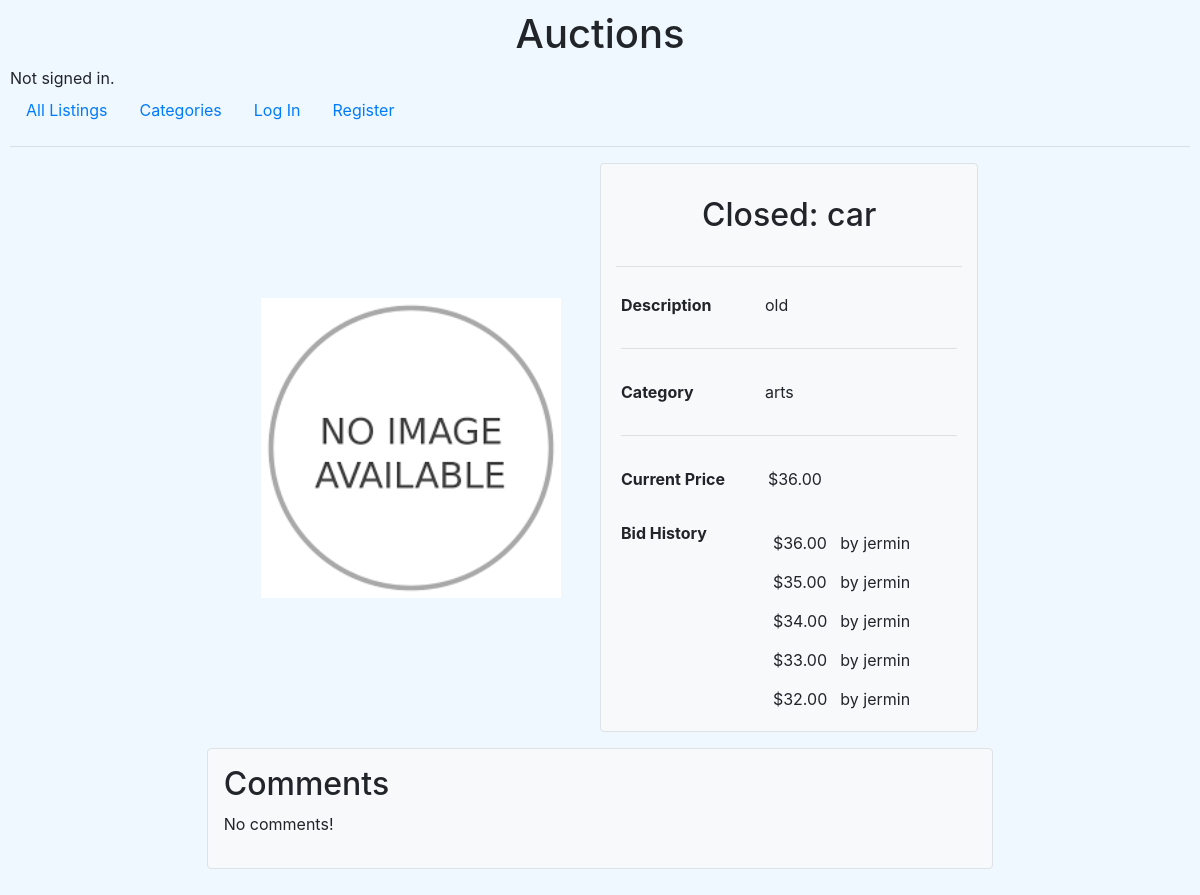
/listing/1, run on the app's committed database.
### auctions/models.py (models this page shows, shortened)
class Listing(models.Model):
    name = models.CharField(max_length=64)
    description = models.CharField(max_length=255)
    start_price = models.IntegerField(default=0)
    image = models.CharField(max_length=255)
    category = models.CharField(max_length=64)
    active = models.BooleanField(default=True)
    owner = models.ForeignKey(User, on_delete=models.CASCADE, related_name="listings")
    winner = models.ForeignKey(User, null=True, blank=True, on_delete=models.CASCADE, related_name="won")
    CATEGORIES = [
        ('arts', 'Arts'),
        ('electronics', 'Electronics'),
        ('farming', 'Farming'),
        ('fashion', 'Fashion'),
        ('home', 'Home'),
        ('sports', 'Sports'),
        ('toys', 'Toys'),
        ]
    category = models.CharField(max_length=64, choices=CATEGORIES)
    def current_price(self):
        if (self.bids.first() != None):
            return self.bids.first().price
        return self.start_price

class Bid(models.Model):
    price = models.IntegerField()
    user = models.ForeignKey(User, on_delete=models.CASCADE, related_name="bids")
    listing = models.ForeignKey(Listing, on_delete=models.CASCADE, related_name="bids")
    class Meta:
        ordering = ['-price']

class User(AbstractUser):
    watchlist = models.ManyToManyField('Listing', blank=True, related_name="watchlists")
    pass

### auctions/views.py (the view)
# urls.py: path("listing/<int:id>", views.listing, name="listing"),
def listing(request, id):
    try:
        listing = Listing.objects.get(id=id)
    except:
        return render(request, "auctions/error.html", {
            "title": "Error 404: Page not found",
            "message": f"Listing with id of {id} does not exist"
        })
    return render(request, "auctions/listing.html", {
        "listing": listing,
    })

### auctions/templates/auctions/listing.html (shortened to what this page needs)
{% extends "auctions/layout.html" %}
{% block body %}
    <div class="row m-auto col-lg-8 col-md-12">
        <div class="col-md-6 p-4" style="display:flex">
            <div class="single-listing-img">
                {% if listing.image %}
                <img src="{{ listing.image }}">
                {% else %}
                <img src="/static/auctions/noimage.png">
                {% endif %}
            </div>
        </div>
        <div class="col-md-6 bg-light rounded border">
            <h2 class="text-center p-2 my-4">{% if not listing.active %} Closed: {% endif %}{{ listing.name }}</h2>
            <hr />
            <table style="width:100%">
                <tr>
                    <th>Description</th>
                    <td>{{listing.description}}</td>
                </tr>
                <tr>
                    <td colspan=2><hr /></td>
                </tr>
                <tr>
                    <th>Category</th>
                    <td>{{listing.category}}</td>
                </tr>
                <tr>
                    <td colspan=2><hr /></td>
                </tr>
                <tr>
                    <th>Current Price</th>
                    <td class="px-2">${{ listing.current_price }}.00</td>
                </tr>
                <tr>
                    <td></td>
                    <td>
                    </td>
                </tr>
                <tr>
                    <th style="vertical-align:top">Bid History</th>
                    <td>
                        <table>
                            {% for bid in listing.bids.all|slice:":5" %}
                            <tr>
                                <td class="px-2">${{bid.price}}.00</td>
                                <td> by {{bid.user}}</td>
                            </tr>
                            {% empty %}
                            No Bids
                            {% endfor %}
                        </table>
                    </td>
                </tr>
            </table>
        </div>
    </div>
    <div class="col-lg-8 mx-auto bg-light my-3 rounded border p-3">
        <h2>Comments</h2>
        {% for comment in listing.comments.all %}
        <p>{{comment}}</p>
        {% empty %}
        <p>No comments!</p>
        {% endfor %}
    </div>
{% endblock %}

### auctions/static/auctions/styles.css (style rules this page uses)
body { padding: 10px; background-color:aliceblue }

### auctions/templates/auctions/listing.html (style rules this page uses)
img { min-width:300px; min-height:300px; }
.single-listing-img { margin:auto; width:fit-content; }
table { border-collapse:separate; border-spacing:0 5px; }
th, td { padding: 5px; }

### data on the page
Listing: name "car", description "old", category "arts", current_price "36"
Bid: price "36", user "jermin"
Bid: price "35", user "jermin"
Bid: price "34", user "jermin"
Bid: price "33", user "jermin"
Bid: price "32", user "jermin"
